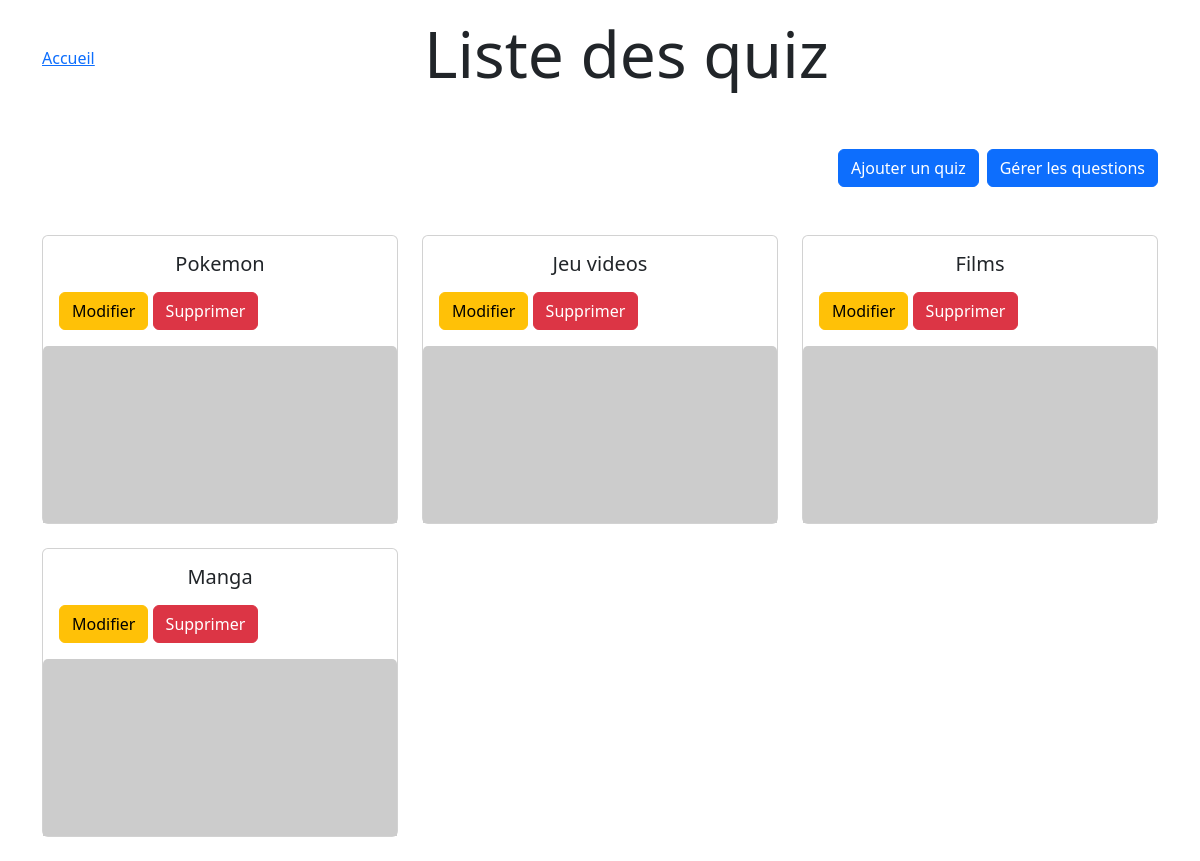
The page / on the database its author committed.
### tables this page shows
CREATE table quizs(
    id INT PRIMARY KEY AUTO_INCREMENT,
    name VARCHAR(255) NOT NULL
);

### src/index.php (the view, shortened to what this page needs)
<?php
require_once 'config.php';
$sql = "SELECT * FROM quizs";
$result = $conn->query($sql);
$quizs = $result->fetch_all(MYSQLI_ASSOC);
?>
<div class="my-5 d-flex justify-content-end">
    <button type="button" class="btn btn-primary me-2" data-bs-toggle="modal" data-bs-target="#addModal">
        Ajouter un quiz
    </button>
    <a class="btn btn-primary" href="question_manage.php">Gérer les questions</a>
</div>
<div class="row">
    <?php foreach ($quizs as $quiz) : ?>
        <div class="col-md-4 mb-4">
            <a class="card-link" href="quiz.php?id=<?= $quiz['id'] ?>" style="text-decoration: none;">
                <div class="card">
                    <div class="card-body">
                        <h5 class="card-title text-center mb-3"><?= $quiz['name'] ?></h5>
                        <button type="button" class="btn btn-warning edit-button" data-id="<?= $quiz['id'] ?>" data-name="<?= htmlspecialchars($quiz['name']) ?>" data-bs-toggle="modal" data-bs-target="#updateModal" onclick="setUpdateFormData(<?= $quiz['id'] ?>, '<?= htmlspecialchars($quiz['name']) ?>')">Modifier</button>
                        <form method="POST" style="display:inline;">
                            <button type="submit" class="btn btn-danger">Supprimer</button>
                        </form>
                    </div>
                    <img src="https://picsum.photos/1000/500?/<?php echo $quiz['name']; ?>" class=" card-img-top" alt="...">
                </div>
            </a>
        </div>
    <?php endforeach; ?>
</div>
<?php
$title = 'Liste des quiz';
$content = ob_get_clean();
require 'layout.php';

### src/layout.php (shortened to what this page needs)
<!DOCTYPE html>
<html lang="fr">
<head>
    <link href="https://cdn.jsdelivr.net/npm/bootstrap@5.3.3/dist/css/bootstrap.min.css" rel="stylesheet">
    <link rel="stylesheet" href="./styles.css">
</head>
<body class="container">
<header class="pt-3">
    <div class="d-flex justify-content-between align-items-center">
        <a href="index.php" class="flex-shrink-0">Accueil</a>
        <h2 class="mx-auto display-3 fw-normal"><?php echo $title ?></h2>
    </div>
</header>
<main>
    <?php echo $content ?>
</main>
</body>
</html>

### rows shown on the page
quizs: name "Pokemon"
quizs: name "Jeu videos"
quizs: name "Films"
quizs: name "Manga"

### other values the page prints
$title "Liste des quiz"
